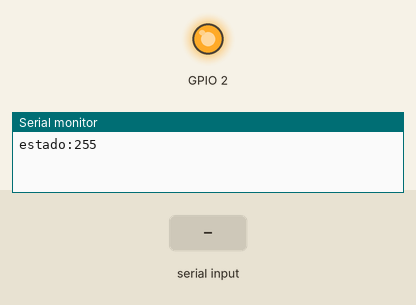
A sketch run on a simulated ESP32. Parts: output pins drawn as LEDs (lit = HIGH), the last lines printed to the serial monitor. The inputs (shaded band) are chosen by the test bench. EEPROM starts erased.

Above: at 1.2 s.
1.3 s: "h" received over Serial
At 1.8 s:
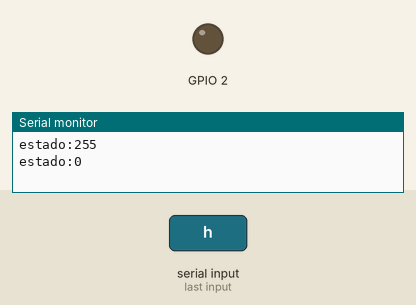
2.8 s: "g" received over Serial
At 4.2 s:
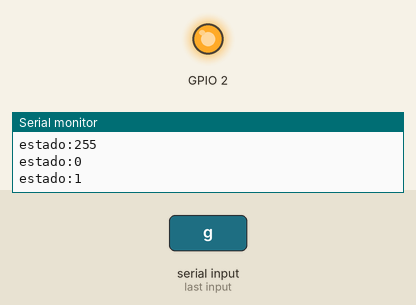
Timing chart, 0 to 5.8 s (numbered marks = the images above; inputs shaded):
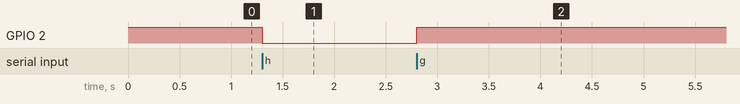

The sketch:

EEPROM01.ino
```cpp
#include <EEPROM.h>
#define EEPROM_SIZE 1
int ledStado = 0;
int dado;

void setup() {
  pinMode(2, OUTPUT);
  Serial.begin(9600);
  EEPROM.begin(EEPROM_SIZE);
  ledStado = EEPROM.read(0);
  digitalWrite(2, ledStado);
  Serial.print("estado:");
  Serial.println(ledStado);
  delay(10);
}

void loop() {
  if(Serial.available() > 0){
    dado = Serial.read();
  if(dado == 'g'){
    digitalWrite(2, HIGH);
    ledStado = 1;
    Serial.print("estado:");
    Serial.println(ledStado);
  }
  else if(dado == 'h'){
    digitalWrite(2, LOW);
    ledStado = 0;
    Serial.print("estado:");
    Serial.println(ledStado);
  }
  }
  EEPROM.write(0, ledStado);
  EEPROM.commit();
}
```

Measured:
- after the input at 1.3 s, GPIO 2: HIGH → LOW at once
- after the input at 2.8 s, GPIO 2: LOW → HIGH at once
